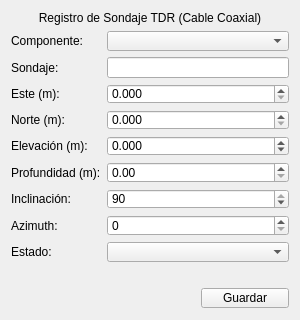
<?xml version="1.0" encoding="UTF-8"?>
<ui version="4.0">
 <class>Form</class>
 <widget class="QWidget" name="Form">
  <property name="geometry">
   <rect>
    <x>0</x>
    <y>0</y>
    <width>300</width>
    <height>320</height>
   </rect>
  </property>
  <property name="minimumSize">
   <size>
    <width>300</width>
    <height>320</height>
   </size>
  </property>
  <property name="windowTitle">
   <string>Form</string>
  </property>
  <property name="styleSheet">
   <string notr="true">QFrame {
    border: none;
    outline: none;
}
</string>
  </property>
  <layout class="QVBoxLayout" name="verticalLayout">
   <item>
    <layout class="QGridLayout" name="gridLayout">
     <item row="1" column="0">
      <widget class="QLabel" name="label_9">
       <property name="text">
        <string>Componente:</string>
       </property>
      </widget>
     </item>
     <item row="7" column="1" colspan="2">
      <widget class="QDoubleSpinBox" name="input_profundidad">
       <property name="maximum">
        <double>9999.989999999999782</double>
       </property>
      </widget>
     </item>
     <item row="3" column="0">
      <widget class="QLabel" name="label_3">
       <property name="text">
        <string>Este (m):</string>
       </property>
      </widget>
     </item>
     <item row="6" column="1" colspan="2">
      <widget class="QDoubleSpinBox" name="input_nivel">
       <property name="decimals">
        <number>3</number>
       </property>
       <property name="minimum">
        <double>-500.000000000000000</double>
       </property>
       <property name="maximum">
        <double>9999.998999999999796</double>
       </property>
      </widget>
     </item>
     <item row="8" column="0">
      <widget class="QLabel" name="label_6">
       <property name="text">
        <string>Inclinación:</string>
       </property>
      </widget>
     </item>
     <item row="12" column="0" colspan="3">
      <widget class="QLabel" name="label_mensaje">
       <property name="text">
        <string/>
       </property>
      </widget>
     </item>
     <item row="8" column="1" colspan="2">
      <widget class="QSpinBox" name="input_inclinacion">
       <property name="maximum">
        <number>90</number>
       </property>
       <property name="value">
        <number>90</number>
       </property>
      </widget>
     </item>
     <item row="3" column="1" colspan="2">
      <widget class="QDoubleSpinBox" name="input_este">
       <property name="decimals">
        <number>3</number>
       </property>
       <property name="maximum">
        <double>999999999.998999953269958</double>
       </property>
      </widget>
     </item>
     <item row="10" column="1" colspan="2">
      <widget class="QSpinBox" name="input_azimut">
       <property name="maximum">
        <number>360</number>
       </property>
      </widget>
     </item>
     <item row="13" column="2">
      <widget class="QPushButton" name="btn_registrar">
       <property name="text">
        <string>Guardar</string>
       </property>
      </widget>
     </item>
     <item row="4" column="1" colspan="2">
      <widget class="QDoubleSpinBox" name="input_norte">
       <property name="decimals">
        <number>3</number>
       </property>
       <property name="maximum">
        <double>9999999999.000000000000000</double>
       </property>
      </widget>
     </item>
     <item row="1" column="1" colspan="2">
      <widget class="QComboBox" name="cb_lista_componentes"/>
     </item>
     <item row="10" column="0">
      <widget class="QLabel" name="label_5">
       <property name="text">
        <string>Azimuth:</string>
       </property>
      </widget>
     </item>
     <item row="7" column="0">
      <widget class="QLabel" name="label_8">
       <property name="text">
        <string>Profundidad (m):</string>
       </property>
      </widget>
     </item>
     <item row="2" column="1" colspan="2">
      <widget class="QLineEdit" name="input_sondaje"/>
     </item>
     <item row="11" column="0">
      <widget class="QLabel" name="label_11">
       <property name="text">
        <string>Estado:</string>
       </property>
      </widget>
     </item>
     <item row="0" column="0" colspan="3">
      <widget class="QLabel" name="label_7">
       <property name="text">
        <string>Registro de Sondaje TDR (Cable Coaxial)</string>
       </property>
       <property name="alignment">
        <set>Qt::AlignCenter</set>
       </property>
      </widget>
     </item>
     <item row="13" column="0" colspan="2">
      <spacer name="horizontalSpacer">
       <property name="orientation">
        <enum>Qt::Horizontal</enum>
       </property>
       <property name="sizeHint" stdset="0">
        <size>
         <width>40</width>
         <height>20</height>
        </size>
       </property>
      </spacer>
     </item>
     <item row="4" column="0">
      <widget class="QLabel" name="label_2">
       <property name="text">
        <string>Norte (m):</string>
       </property>
      </widget>
     </item>
     <item row="6" column="0">
      <widget class="QLabel" name="label_4">
       <property name="text">
        <string>Elevación (m):</string>
       </property>
      </widget>
     </item>
     <item row="2" column="0">
      <widget class="QLabel" name="label">
       <property name="text">
        <string>Sondaje:</string>
       </property>
      </widget>
     </item>
     <item row="11" column="1" colspan="2">
      <widget class="QComboBox" name="combo_estado_tdr"/>
     </item>
    </layout>
   </item>
  </layout>
 </widget>
 <resources/>
 <connections/>
</ui>
